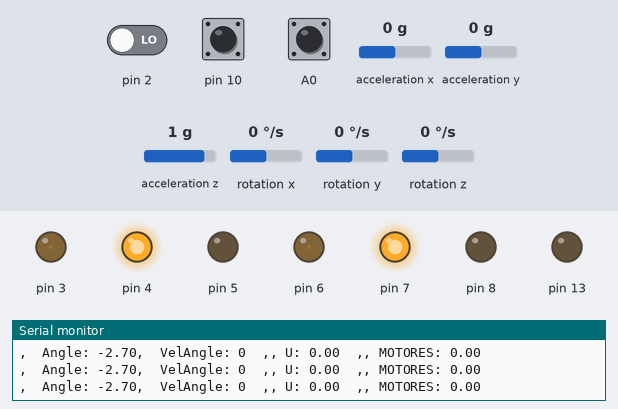
A sketch run on a simulated Arduino Uno, built with avr-gcc and run on an emulated ATmega328P. Shown: output pins drawn as LEDs (lit = HIGH), the last lines printed to the serial monitor. The test bench sets the inputs (shaded band); at power-on: acceleration x 0 g, acceleration z 1 g, pin 2 LOW, pin 10 HIGH, A0 HIGH, acceleration y 0 g, rotation x 0 °/s, rotation y 0 °/s, rotation z 0 °/s. The sensor or clock chip raises its interrupt line as the real part does.

Above: at 1.7 s.
1.8 s: acceleration x set to 0.2 g
At 3.0 s:
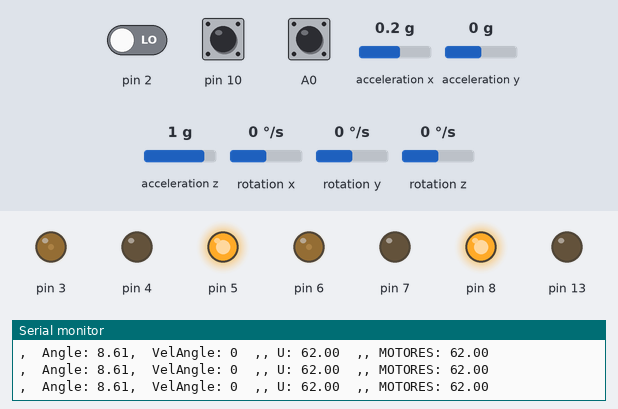
3.3 s: acceleration z set to 0 g
At 4.2 s:
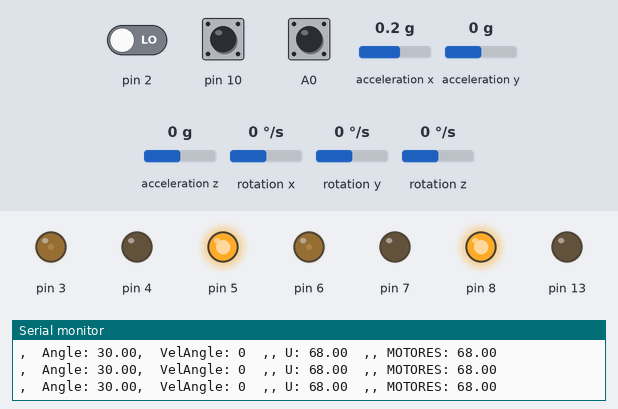
5.0 s: acceleration x set to 0 g
At 6.2 s:
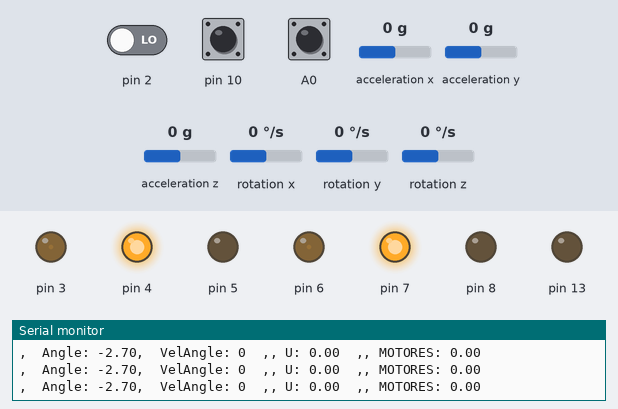
6.5 s: acceleration x set to 0.8 g
At 7.3 s:
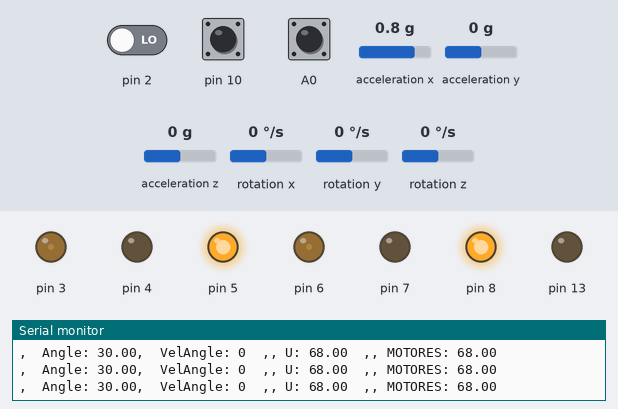
Timing chart, 0 to 9.2 s (numbered marks = the images above; inputs shaded):
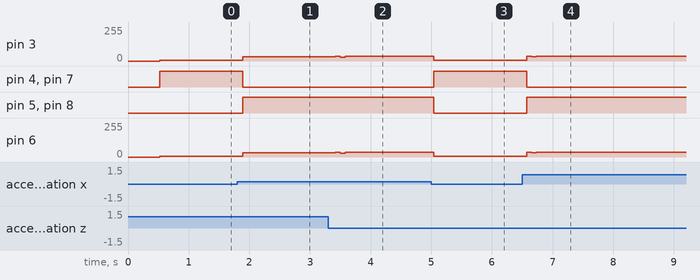

Measured:
- the behaviour switches between 0 and 0.1 g on acceleration x (found by bisection; images 0 and 1)
- after the input at 1.8 s, pin 3, pin 6: 5/255 → 31/255 after 0.09 s; pin 4, pin 7: HIGH → LOW after 0.09 s; pin 5, pin 8: LOW → HIGH after 0.09 s
- after the input at 3.3 s, pin 3, pin 6: 31/255 → 34/255 after 0.12 s, → 30/255 0.08 s later, → 34/255 0.08 s later
- after the input at 5.0 s, pin 3, pin 6: 34/255 → 5/255 at once; pin 4, pin 7: LOW → HIGH at once; pin 5, pin 8: HIGH → LOW at once
- after the input at 6.5 s, pin 3, pin 6: 5/255 → 34/255 after 0.07 s, → 31/255 0.08 s later, → 34/255 0.08 s later; pin 4, pin 7: HIGH → LOW after 0.07 s; pin 5, pin 8: LOW → HIGH after 0.07 s

The sketch:

FLLv2.ino
```cpp
#include <Fuzzy.h>
   const float Q_distance=2.7;//1 2.7
   const float R_measure=3.3;//1 2.7
   float distance=0;
   float P=0;
   float K=0;
   float y=0;
   float S=0;
  /////////////////////
///////////////////////////////////////////
#include "LMotorController.h"
#include "I2Cdev.h"
#include "MPU6050_6Axis_MotionApps20.h"
#include <PinChangeInt.h>
///////////////////////////////////////////
///mpu///
#if I2CDEV_IMPLEMENTATION == I2CDEV_ARDUINO_WIRE
 #include "Wire.h"
#endif
MPU6050 mpu;
// MPU control/status vars
bool dmpReady = false; // set true if DMP init was successful
uint8_t mpuIntStatus; // holds actual interrupt status byte from MPU
uint8_t devStatus; // return status after each device operation (0 = success, !0 = error)
uint16_t packetSize; // expected DMP packet size (default is 42 bytes)
uint16_t fifoCount; // count of all bytes currently in FIFO
uint8_t fifoBuffer[64]; // FIFO storage buffer
// orientation/motion vars
Quaternion q; // [w, x, y, z] quaternion container
VectorFloat gravity; // [x, y, z] gravity vector
float ypr[1]; // [yaw, pitch, roll] yaw/pitch/roll container and gravity vector
volatile bool mpuInterrupt = false; // indicates whether MPU interrupt pin has gone high
void dmpDataReady()
{
 mpuInterrupt = true;
}
/////////////////////////


//MOTOR CONTROLLER
float motorSpeedFactorLeft = 0.5;
float motorSpeedFactorRight = 0.5;
int ENA = 6;
int IN1 = 7;
int IN2 = 8;
int IN3 = 4;
int IN4 = 5;
int ENB = 3;
#define MIN_ABS_SPEED 10 //27 28 30
LMotorController motorController(ENA, IN1, IN2, ENB, IN3, IN4, motorSpeedFactorLeft, motorSpeedFactorRight);
////////////////

///encoder///
volatile int en1=0,en2=0;
int motorAngularPosition=0;
float motorAngularSpeed=0;
//const float gearRatio=51.45;
//const float countToDegrees = (360 / (12.0 * gearRatio));
int disF=0;

int GradosP=360/150;

#define s1 11
#define s2 12

#define sensor A2
/////////////////

//lqr///
float x1,x2,x3,x4;
float x1_ant=0;
float x3_ant=0;
//float k[4]={-1.122,-1.68,52.76,719};//-1.22,0.5,30.755,150//-1.22,-0.13,33,100//-1.22,-0.13,37.799,950


// Fuzzy
Fuzzy *fuzzy = new Fuzzy();

// FuzzyInput

/*
// FuzzyDInput
FuzzySet *DBmax = new FuzzySet(-19, -19, -18, -16);
FuzzySet *DBmin = new FuzzySet(-18, -15, -15, -10);
FuzzySet *DStop = new FuzzySet(-10, 0, 0, 10);
FuzzySet *DFmin = new FuzzySet(10, 15, 15, 18);
FuzzySet *DFmax = new FuzzySet(16, 18, 19, 19);
*/
/*
// FuzzyInput
FuzzySet *back = new FuzzySet(-20, -20, -10, -5);
FuzzySet *zero = new FuzzySet(-10, 0, 0, 10);
FuzzySet *forw = new FuzzySet(5, 10, 20, 20);
*/


// FuzzyOutput


int SetPoint=0;
float input;
//double dt=0,dt2=0.0001;
volatile double U;
////////////////////


void setup() {
  //distance = Angle()-182.7;

  FuzzyInput *angle = new FuzzyInput(1);
  FuzzySet *Bmax = new FuzzySet(-50, -40, -29, -2);//13
//FuzzySet *Bmin = new FuzzySet(-8, -5, -5, -1);
FuzzySet *z1 = new FuzzySet(-2, 0, 0, 2);
//FuzzySet *Fmin = new FuzzySet(1, 5, 5, 8);
FuzzySet *Fmax = new FuzzySet(2, 29, 40, 50);

  angle->addFuzzySet(Bmax);
  angle->addFuzzySet(z1);
  angle->addFuzzySet(Fmax);

  fuzzy->addFuzzyInput(angle);
//////////////////////////////////////////////////////////
FuzzyInput *Dangle = new FuzzyInput(2);
  FuzzySet *DBmax = new FuzzySet(-70, -40, -40, -10);//13
//FuzzySet *Bmin = new FuzzySet(-8, -5, -5, -1);
FuzzySet *Dz1 = new FuzzySet(-10, 0, 0, 10);
//FuzzySet *Fmin = new FuzzySet(1, 5, 5, 8);
FuzzySet *DFmax = new FuzzySet(10, 40, 40, 70);
  Dangle->addFuzzySet(DBmax);
  Dangle->addFuzzySet(Dz1);
  Dangle->addFuzzySet(DFmax);
  fuzzy->addFuzzyInput(Dangle);


  /*
  FuzzyInput *Dangle = new FuzzyInput(2);
  Dangle->addFuzzySet(DBmin);
  Dangle->addFuzzySet(DBmax);
  Dangle->addFuzzySet(DStop);
  Dangle->addFuzzySet(DFmin);
  Dangle->addFuzzySet(DFmax);
  fuzzy->addFuzzyInput(Dangle);
*/
      /*
  FuzzyInput1 *dis = new FuzzyInput(3);
  angle->addFuzzySet(back);
  angle->addFuzzySet(zero);
  angle->addFuzzySet(forw);
  fuzzy->addFuzzyInput(dis);
*/

  // FuzzyOutput
  FuzzyOutput *speedOutput = new FuzzyOutput(1);
  FuzzySet *Bmaximum = new FuzzySet(-120, -120, -37, -1);//-80
//FuzzySet *Bmedium = new FuzzySet(-80, -60, -50, -40);
//FuzzySet *Bless = new FuzzySet(-40, -30, -30, -20);
FuzzySet *nada = new FuzzySet(-1, 0, 0, 1);
//FuzzySet *Fless = new FuzzySet(20, 30, 30, 40);
//FuzzySet *Fmedium = new FuzzySet(40, 50, 60, 80);
FuzzySet *Fmaximum = new FuzzySet(1, 37, 120, 120);//1, 37, 120, 120


  speedOutput->addFuzzySet(Bmaximum);
  speedOutput->addFuzzySet(nada);
  speedOutput->addFuzzySet(Fmaximum);
  fuzzy->addFuzzyOutput(speedOutput);


// Building FuzzyRuleS
  FuzzyRuleAntecedent *IfBmaxAndDBmax = new FuzzyRuleAntecedent();
  //IfBmaxAndDBmax->joinSingle(z1);
  IfBmaxAndDBmax->joinWithAND(Bmax,DBmax);

  FuzzyRuleConsequent *ThenBmaxAndDBmax = new FuzzyRuleConsequent();
  ThenBmaxAndDBmax->addOutput(Bmaximum);

  FuzzyRule *fuzzyRule1 = new FuzzyRule(1, IfBmaxAndDBmax, ThenBmaxAndDBmax);
  fuzzy->addFuzzyRule(fuzzyRule1);
///

FuzzyRuleAntecedent *IfBmaxAndDz1 = new FuzzyRuleAntecedent();
  //IfBmaxAndDBmax->joinSingle(z1);
  IfBmaxAndDz1->joinWithAND(Bmax,Dz1);

  FuzzyRuleConsequent *ThenBmaxAndDz1 = new FuzzyRuleConsequent();
  ThenBmaxAndDz1->addOutput(Bmaximum);

  FuzzyRule *fuzzyRule2 = new FuzzyRule(2, IfBmaxAndDz1, ThenBmaxAndDz1);
  fuzzy->addFuzzyRule(fuzzyRule2);
//

FuzzyRuleAntecedent *IfBmaxAndDFmax = new FuzzyRuleAntecedent();
  //IfBmaxAndDBmax->joinSingle(z1);
  IfBmaxAndDFmax->joinWithAND(Bmax,DFmax);

  FuzzyRuleConsequent *ThenBmaxAndDFmax = new FuzzyRuleConsequent();
  ThenBmaxAndDFmax->addOutput(Fmaximum);

  FuzzyRule *fuzzyRule3 = new FuzzyRule(3, IfBmaxAndDFmax, ThenBmaxAndDFmax);
  fuzzy->addFuzzyRule(fuzzyRule3);
//


  FuzzyRuleAntecedent *Ifz1AndDBmax = new FuzzyRuleAntecedent();
  //IfBmaxAndDBmax->joinSingle(z1);
  Ifz1AndDBmax->joinWithAND(z1,DBmax);

  FuzzyRuleConsequent *Thenz1AndDBmax = new FuzzyRuleConsequent();
  Thenz1AndDBmax->addOutput(Bmaximum);

  FuzzyRule *fuzzyRule4 = new FuzzyRule(4, Ifz1AndDBmax, Thenz1AndDBmax);
  fuzzy->addFuzzyRule(fuzzyRule4);
//


  FuzzyRuleAntecedent *Ifz1AndDz1 = new FuzzyRuleAntecedent();
  //IfBmaxAndDBmax->joinSingle(z1);
  Ifz1AndDz1->joinWithAND(z1,Dz1);

  FuzzyRuleConsequent *Thenz1AndDz1 = new FuzzyRuleConsequent();
  Thenz1AndDz1->addOutput(nada);

  FuzzyRule *fuzzyRule5 = new FuzzyRule(5, Ifz1AndDz1,Thenz1AndDz1);
  fuzzy->addFuzzyRule(fuzzyRule5);
//

  FuzzyRuleAntecedent *Ifz1AndDFmax = new FuzzyRuleAntecedent();
  //IfBmaxAndDBmax->joinSingle(z1);
  Ifz1AndDFmax->joinWithAND(z1,DFmax);

  FuzzyRuleConsequent *Thenz1AndDFmax = new FuzzyRuleConsequent();
  Thenz1AndDFmax->addOutput(Fmaximum);

  FuzzyRule *fuzzyRule6 = new FuzzyRule(6, Ifz1AndDFmax,Thenz1AndDFmax);
  fuzzy->addFuzzyRule(fuzzyRule6);
///

  FuzzyRuleAntecedent *IfFmaxAndDBmax = new FuzzyRuleAntecedent();
  //IfBmaxAndDBmax->joinSingle(z1);
  IfFmaxAndDBmax->joinWithAND(Fmax,DBmax);

  FuzzyRuleConsequent *ThenFmaxAndDBmax = new FuzzyRuleConsequent();
  ThenFmaxAndDBmax->addOutput(Bmaximum);

  FuzzyRule *fuzzyRule7 = new FuzzyRule(7, IfFmaxAndDBmax,ThenFmaxAndDBmax);
  fuzzy->addFuzzyRule(fuzzyRule7);


//
  FuzzyRuleAntecedent *IfFmaxAndDz1 = new FuzzyRuleAntecedent();
  //IfBmaxAndDBmax->joinSingle(z1);
  IfFmaxAndDz1->joinWithAND(Fmax,Dz1);

  FuzzyRuleConsequent *ThenFmaxAndDz1 = new FuzzyRuleConsequent();
  ThenFmaxAndDz1->addOutput(Fmaximum);

  FuzzyRule *fuzzyRule8 = new FuzzyRule(8, IfFmaxAndDz1,ThenFmaxAndDz1);
  fuzzy->addFuzzyRule(fuzzyRule8);
//

  FuzzyRuleAntecedent *IfFmaxAndDFmax = new FuzzyRuleAntecedent();
  //IfBmaxAndDBmax->joinSingle(z1);
  IfFmaxAndDFmax->joinWithAND(Fmax,DFmax);

  FuzzyRuleConsequent *ThenFmaxAndDFmax = new FuzzyRuleConsequent();
  ThenFmaxAndDFmax->addOutput(Fmaximum);

  FuzzyRule *fuzzyRule9 = new FuzzyRule(9, IfFmaxAndDFmax,ThenFmaxAndDFmax);
  fuzzy->addFuzzyRule(fuzzyRule9);
/*
// Building FuzzyRule
  FuzzyRuleAntecedent *Ifnothing = new FuzzyRuleAntecedent();
  Ifnothing->joinSingle(z1);
  //Ifnothing->joinWithAND(Stop, DStop);

  FuzzyRuleConsequent *Thenada = new FuzzyRuleConsequent();
  Thenada->addOutput(nada);

  FuzzyRule *fuzzyRule1 = new FuzzyRule(1, Ifnothing, Thenada);
  fuzzy->addFuzzyRule(fuzzyRule1);
//

// Building FuzzyRule
  FuzzyRuleAntecedent *Ifbmax = new FuzzyRuleAntecedent();
  Ifbmax->joinSingle(Bmax);
  //Ifnothing->joinWithAND(Stop, DStop);

  FuzzyRuleConsequent *Thenbmax = new FuzzyRuleConsequent();
  Thenbmax->addOutput(Bmaximum);

  FuzzyRule *fuzzyRule2 = new FuzzyRule(2, Ifbmax, Thenbmax);
  fuzzy->addFuzzyRule(fuzzyRule2);

//

// Building FuzzyRule
  FuzzyRuleAntecedent *Iffmax = new FuzzyRuleAntecedent();

  Iffmax->joinSingle(Fmax);
  //Ifnothing->joinWithAND(Stop, DStop);

  FuzzyRuleConsequent *Thenfmax = new FuzzyRuleConsequent();
  Thenfmax->addOutput(Fmaximum);

  FuzzyRule *fuzzyRule3 = new FuzzyRule(3, Iffmax, Thenfmax);
  fuzzy->addFuzzyRule(fuzzyRule3);
//
*/

  Serial.begin(2000000);
 ////////MPU////////
 // join I2C bus (I2Cdev library doesn't do this automatically)
 #if I2CDEV_IMPLEMENTATION == I2CDEV_ARDUINO_WIRE
 TWBR = 24; // 400kHz I2C clock (200kHz if CPU is 8MHz)
 #elif I2CDEV_IMPLEMENTATION == I2CDEV_BUILTIN_FASTWIRE
 Fastwire::setup(400, true);
 #endif

 mpu.initialize();

 devStatus = mpu.dmpInitialize();

 // supply your own gyro offsets here, scaled for min sensitivity
 mpu.setXGyroOffset(63);
 mpu.setYGyroOffset(40);
 mpu.setZGyroOffset(22);
 mpu.setZAccelOffset(976); // 1688 factory default for my test chip

 // make sure it worked (returns 0 if so)
 if (devStatus == 0)
 {
 // turn on the DMP, now that it's ready
 mpu.setDMPEnabled(true);

 // enable Arduino interrupt detection
 attachInterrupt(0, dmpDataReady, RISING);
 mpuIntStatus = mpu.getIntStatus();

 // set our DMP Ready flag so the main loop() function knows it's okay to use it
 dmpReady = true;

 // get expected DMP packet size for later comparison
 packetSize = mpu.dmpGetFIFOPacketSize();
 }
 else
 {
 // ERROR!
 // 1 = initial memory load failed
 // 2 = DMP configuration updates failed
 // (if it's going to break, usually the code will be 1)
 Serial.print(F("DMP Initialization failed (code "));
 Serial.print(devStatus);
 Serial.println(F(")"));
 }

 pinMode(13,OUTPUT);

pinMode(A0, INPUT_PULLUP);
   pinMode(10, INPUT_PULLUP);

   pinMode(s1, INPUT_PULLUP);
   pinMode(s2, INPUT_PULLUP);
   PCintPort::attachInterrupt(A0, encoder1, RISING);
   PCintPort::attachInterrupt(10, encoder2, RISING);
}


void encoder1() {
  if (digitalRead(A0) == HIGH) {
    if (digitalRead(s2) == LOW) {
      en1++;
    }
    else {
      en1--;
    }
  }
  else {
    if (digitalRead(s2) == LOW) {
      en1--;
    }
    else {
      en1++;
    }
  }
  }


void encoder2() {
      if (digitalRead(10) == HIGH) {
    if (digitalRead(s1) == LOW) {
      en2--;
    }
    else {
      en2++;
    }
  }
  else {
    if (digitalRead(s1) == LOW) {
      en2++;
    }
    else {
      en2--;
    }
  }
  }


void sampleEncoders() {
  static float prevPosition = 0;
  static uint16_t lastUpdate = 0;
  static float leftPosition = 0;
  static float rightPosition = 0;
  //uint16_t m = micros();
  //uint16_t dt3 = m - lastUpdate;
  //lastUpdate = m;

  leftPosition = (float)en1 * 2.32;
  rightPosition = (float)en2 * 2.32;
  motorAngularPosition = -(leftPosition + rightPosition) / 2.0;
  //motorAngularSpeed = (((motorAngularPosition - prevPosition)/ dt3)* 1000000.0)/6;
  //prevPosition = motorAngularPosition;
}


int distancia(){

  disF=en1;
  return disF;
}


float Angle(){
    // if programming failed, don't try to do anything
 if (!dmpReady) return;

 // wait for MPU interrupt or extra packet(s) available
 while (!mpuInterrupt && fifoCount < packetSize)
 {
  //no mpu data - performing lqr calculations and output to motors is 0
 //motorController.move(0,MIN_ABS_SPEED);
 }


 // reset interrupt flag and get INT_STATUS byte
 mpuInterrupt = false;
 mpuIntStatus = mpu.getIntStatus();

 // get current FIFO count
 fifoCount = mpu.getFIFOCount();

 // check for overflow (this should never happen unless our code is too inefficient)
 if ((mpuIntStatus & 0x10) || fifoCount == 1024)
 {
 // reset so we can continue cleanly
 mpu.resetFIFO();
 //Serial.println(F("FIFO overflow!"));

 // otherwise, check for DMP data ready interrupt (this should happen frequently)
 }
 else if (mpuIntStatus & 0x02)
 {
 // wait for correct available data length, should be a VERY short wait
 while (fifoCount < packetSize) fifoCount = mpu.getFIFOCount();

 // read a packet from FIFO
 mpu.getFIFOBytes(fifoBuffer, packetSize);

 // track FIFO count here in case there is > 1 packet available
 // (this lets us immediately read more without waiting for an interrupt)
 fifoCount -= packetSize;

 mpu.dmpGetQuaternion(&q, fifoBuffer);
 mpu.dmpGetGravity(&gravity, &q);
 mpu.dmpGetYawPitchRoll(ypr, &q, &gravity);
 input = ypr[1] * 180/M_PI + 180;
return input;
 }
}
int now=0;
int chtime=0;
int Ts=1;//20//10
int pasTime=0;


/*
float KalmanFilter(float newDistance, float dt){
       //distance=distance; //priori distance
       P+=Q_distance*dt;  //estimation error covariance
       //Kalman gain
       S=P+R_measure;
       K=P/S;
       //Update whith measurement
       y=newDistance-distance;
       //Calculate distance
       distance+=K*y;
       //Update the error covariance
       P*=(1-K);
       return distance;
   }
*/


void loop() {///
  x3=Angle()-182.7;///sensor izq 182.7
  x3=constrain(x3,-30,30);

  fuzzy->setInput(1, int(x3));
  fuzzy->setInput(2, int(x4));
  //fuzzy->setInput(2, x4);
  fuzzy->fuzzify();
  U =int( fuzzy->defuzzify(1));

  now=millis();
  chtime=now-pasTime;
  //sampleEncoders();
  //x1=motorAngularPosition;
  delay(3);//5//3


  //Serial.print(int(KalmanFilter(x3,chtime*10000)));
  //Serial.print(' ');
  //Serial.println(KalmanFilter(x3,chtime*1000000000));
  Serial.print(",  Angle: ");
  Serial.print(x3);
  Serial.print(",  VelAngle: ");
  Serial.print(int(x4));

  x4=((x3-x3_ant)/chtime)*50;
  x4=constrain(x4,-50,50);


  //Serial.print(",  Vel-Angle: ");
  //Serial.print(x4);
  //Serial.print(",,     dt: ");
  //Serial.print(chtime);
  ///////////////////////////////////////////////////////////////////////////////////////
  //U=-((k[0]*(SetPoint-x1))+(k[1]*x2)+(k[2]*KalmanFilter(x3,chtime*1000000))+(k[3]*x4));
  ///////////////////////////////////////////////////////////////////////////////////////

  //U=constrain(U,-120,120);
  U=constrain(U,-120,120);
  Serial.print("  ,, U: ");
  Serial.print(U);
  //U=map(U,-70,70,-90,90);//90vel
  Serial.print("  ,, MOTORES: ");
  Serial.println(U);
  motorController.move(int(U)*-1,MIN_ABS_SPEED);
  pasTime=now;

  x1_ant=x1;
  x3_ant=x3;
}
```
